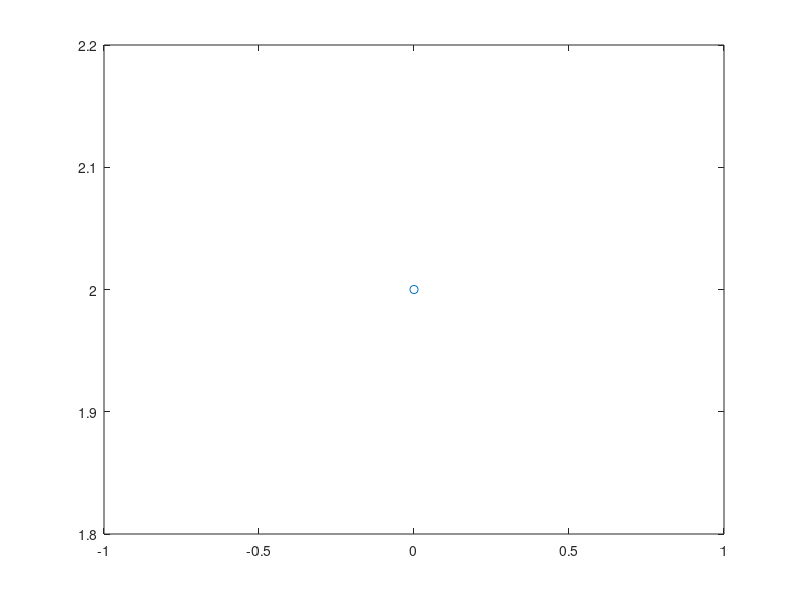

Source code (MATLAB):
clear
close
clc

p = 2 + 3j;
q = 2 - 3j;

plot(p,'o')
plot(q,'o')
plot(p-q,'o')
plot(p/q,'o')
plot(sqrt(p),'o')
plot(sqrt(-p-q),'o')